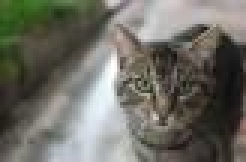
#> input picture resized_image/cat.jpg, 82 x 54 px, found by its file name (shown 3 times larger)
$ python 2_1changeWidth.py
#> lines starting #> are read from the running program, lines starting #| are printed output that depends on the picture
# -*- coding: utf-8 -*-
"""2.1사진천장 사이즈 한번에 변경.ipynb

Automatically generated by Colaboratory.

Original file is located at
    https://colab.research.google.com/drive/1AWok3uoJFSshFzDe-GsRG1husePBYU4n

#파이썬 기술 살펴보기

PIL open
"""

from PIL import Image
a = Image.open('cat.jpg')
#> a is the input picture: PIL image 82x54 RGB; mean R, G, B 109.4, 108.7, 100.1

"""image size"""

x,y = a.size
#> x = 82; y = 54
print(x,y)
#| 82 54


"""resize"""
b = a.resize((200,300))
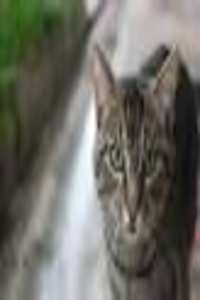
#> b: PIL image 200x300 RGB; mean R, G, B 109.4, 108.7, 100.1

print(b)
#| <PIL.Image.Image image mode=RGB size=200x300 at 0x7FDF332A89D0>


b.show()


"""save"""
